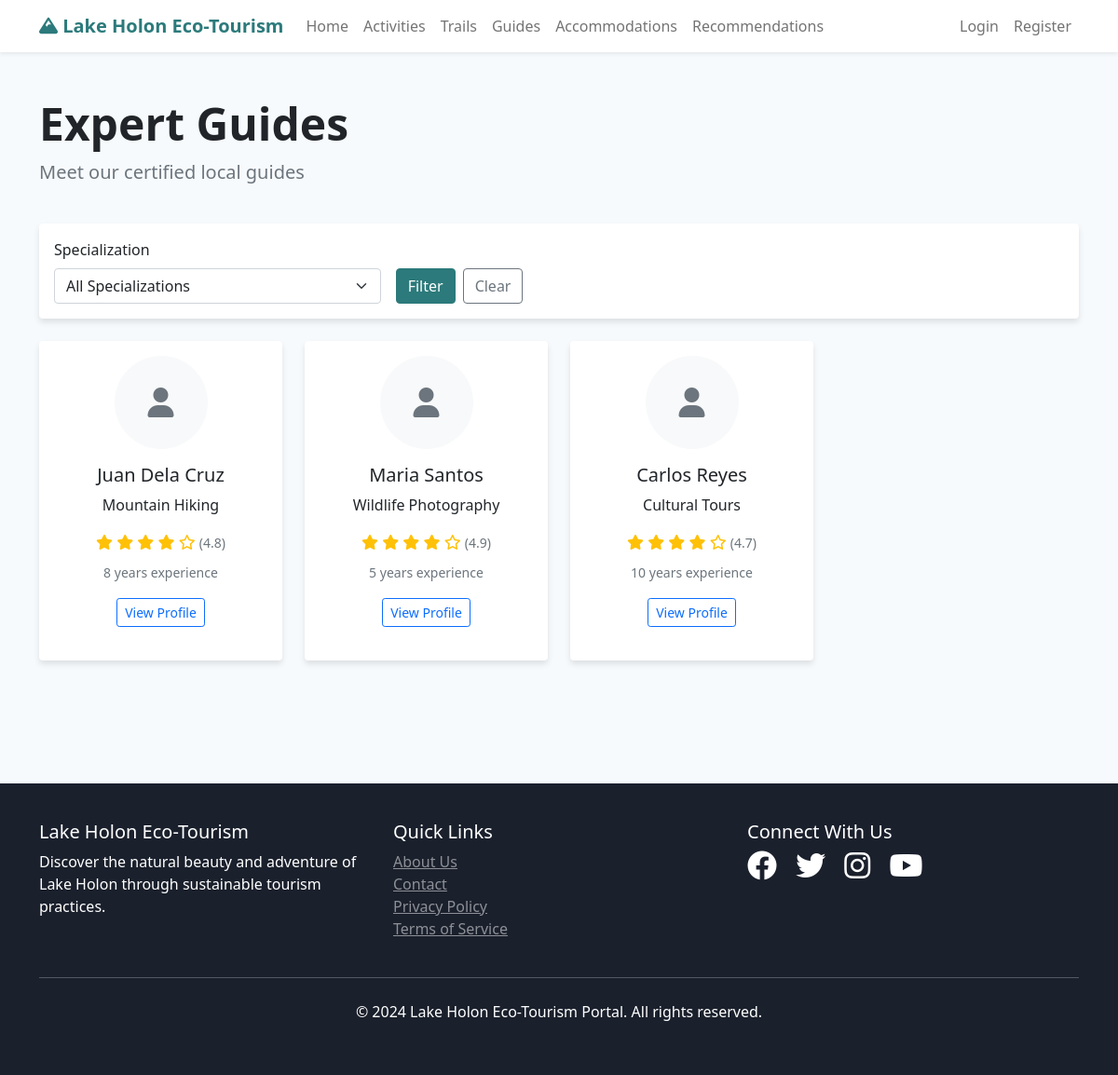
The page /guides on the database its author committed.
### app/models.py (models this page shows, shortened)
class Guide(db.Model):
    id = db.Column(db.Integer, primary_key=True)
    name = db.Column(db.String(100), nullable=False)
    email = db.Column(db.String(120), unique=True, nullable=False)
    phone = db.Column(db.String(20), nullable=False)
    specialization = db.Column(db.String(100), nullable=False)
    experience_years = db.Column(db.Integer, nullable=False)
    bio = db.Column(db.Text)
    image_url = db.Column(db.String(200))
    is_available = db.Column(db.Boolean, default=True)
    rating = db.Column(db.Float, default=0.0)
    created_at = db.Column(db.DateTime, default=datetime.utcnow)
    bookings = db.relationship('Booking', backref='guide', lazy=True)

### app/main/routes.py (the view)
@bp.route('/guides')
def guides():
    page = request.args.get('page', 1, type=int)
    specialization = request.args.get('specialization', '')
    query = Guide.query.filter_by(is_available=True)
    if specialization:
        query = query.filter(Guide.specialization.ilike(f'%{specialization}%'))
    guides = query.paginate(
        page=page, per_page=12, error_out=False
    )
    specializations = db.session.query(Guide.specialization).distinct().all()
    return render_template('main/guides.html',
                         guides=guides,
                         specializations=specializations,
                         current_specialization=specialization)

### app/templates/main/guides.html (shortened to what this page needs)
{% extends "base.html" %}
{% block content %}
<div class="container py-5">
    <div class="row mb-4">
        <div class="col-12">
            <h1 class="display-5 fw-bold">Expert Guides</h1>
            <p class="lead text-muted">Meet our certified local guides</p>
        </div>
    </div>
    <div class="row mb-4">
        <div class="col-12">
            <div class="card">
                <div class="card-body">
                    <form method="GET" class="row g-3">
                        <div class="col-md-4">
                            <label class="form-label">Specialization</label>
                            <select name="specialization" class="form-select">
                                <option value="">All Specializations</option>
                            </select>
                        </div>
                        <div class="col-md-4 d-flex align-items-end">
                            <button type="submit" class="btn btn-primary">Filter</button>
                            <a href="{{ url_for('main.guides') }}" class="btn btn-outline-secondary ms-2">Clear</a>
                        </div>
                    </form>
                </div>
            </div>
        </div>
    </div>
    <div class="row">
        {% for guide in guides.items %}
        <div class="col-lg-3 col-md-6 mb-4">
            <div class="card guide-card h-100">
                <div class="card-body text-center">
                    {% if guide.image_url %}
                    <img src="{{ guide.image_url }}" class="rounded-circle mb-3" alt="{{ guide.name }}" style="width: 100px; height: 100px; object-fit: cover;">
                    {% else %}
                    <div class="rounded-circle bg-light d-flex align-items-center justify-content-center mx-auto mb-3" style="width: 100px; height: 100px;">
                        <i class="fas fa-user fa-2x text-muted"></i>
                    </div>
                    {% endif %}
                    <h5 class="card-title">{{ guide.name }}</h5>
                    <p class="card-text">{{ guide.specialization }}</p>
                    <div class="mb-2">
                        {% for i in range(guide.rating|int) %}
                        <i class="fas fa-star text-warning"></i>
                        {% endfor %}
                        {% if guide.rating < 5 %}
                            {% for i in range(5 - guide.rating|int) %}
                            <i class="far fa-star text-warning"></i>
                            {% endfor %}
                        {% endif %}
                        <small class="text-muted">({{ guide.rating }})</small>
                    </div>
                    <p class="text-muted"><small>{{ guide.experience_years }} years experience</small></p>
                    <a href="{{ url_for('main.guide_detail', id=guide.id) }}" class="btn btn-outline-primary btn-sm">View Profile</a>
                </div>
            </div>
        </div>
        {% endfor %}
    </div>
</div>
{% endblock %}

### app/templates/base.html (style rules this page uses)
:root { --primary-color: #2c7a7b; --secondary-color: #38b2ac; --accent-color: #81e6d9; --dark-color: #1a202c; --light-color: #f7fafc; }
body { font-family: 'Segoe UI', Tahoma, Geneva, Verdana, sans-serif; background-color: var(--light-color); }
.btn-primary { background-color: var(--primary-color); border-color: var(--primary-color); }
.card { border: none; box-shadow: 0 4px 6px rgba(0, 0, 0, 0.1); transition: transform 0.3s ease, box-shadow 0.3s ease; }
.activity-card, .guide-card, .trail-card { margin-bottom: 20px; }

### rows shown on the page
Guide: name "Juan Dela Cruz", specialization "Mountain Hiking", rating "4.8", experience_years "8"
Guide: name "Maria Santos", specialization "Wildlife Photography", rating "4.9", experience_years "5"
Guide: name "Carlos Reyes", specialization "Cultural Tours", rating "4.7", experience_years "10"
